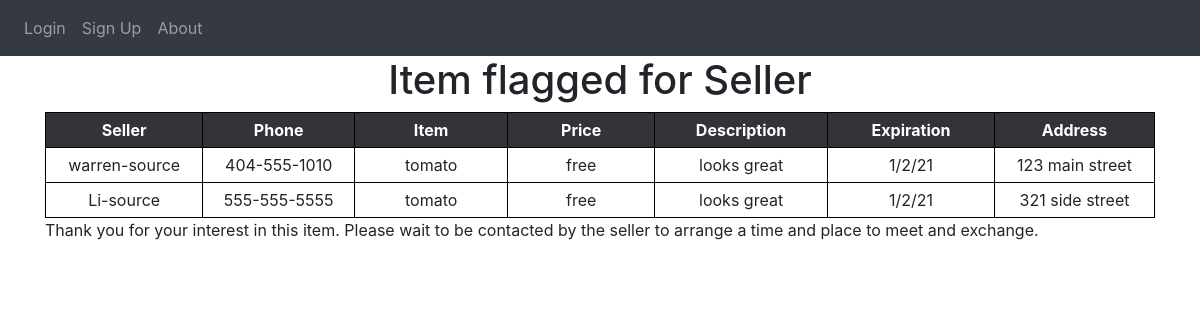
Screenshot of /purchase/1 with the database file from the repository.
### website/models.py (models this page shows)
class Seller(db.Model):
    id = db.Column(db.Integer, primary_key=True)
    food = db.Column(db.String(100))
    price = db.Column(db.String(30))
    description = db.Column(db.String(600))
    expiration = db.Column(db.String(30))
    user_id = db.Column(db.Integer, db.ForeignKey('user.id'))

class User(db.Model, UserMixin):
    id = db.Column(db.Integer, primary_key=True)
    user_name = db.Column(db.String(100), unique=True)
    password = db.Column(db.String(100))
    address = db.Column(db.String(300)) #include town and state after
    zipcode = db.Column(db.String(20))
    phone = db.Column(db.String(20))
    sellers = db.relationship('Seller')  # access user's items for sale

### website/views.py (the view)
@views.route('/purchase/<int:id>')
def purchase(id):
    seller_item = db.session.execute('SELECT S.id, U.id, S.food, S.price, S.description, S.expiration, U.user_name, U.address, U.zipcode, U.phone FROM Seller AS S JOIN User AS U WHERE S.id = :val', {'val': id})
    return render_template("buy.html", user=current_user, seller_item=seller_item)

### website/templates/buy.html (shortened to what this page needs)
{% extends "base.html" %}
{% block content %}
    <div class="summary">
        <h1 style="text-align: center">Item flagged for Seller</h1>
        <table>
            <tr>
                <th>Seller</th>
                <th>Phone</th>
                <th>Item</th>
                <th>Price</th>
                <th>Description</th>
                <th>Expiration</th>
                <th>Address</th>
            </tr>
            {% for item in seller_item %}
            <tr>
                <td>{{ item.user_name }}</td>
                <td>{{ item.phone }}</td>
                <td>{{ item.food }}</td>
                <td>{{ item.price }}</td>
                <td>{{ item.description }}</td>
                <td>{{ item.expiration }}</td>
                <td>{{ item.address }}</td>
            </tr>
            {% endfor %}
        </table>
    </div>
<p>
    Thank you for your interest in this item. Please wait to
    be contacted by the seller to arrange a time and place to meet and exchange.
</p>
{% endblock %}

### website/static/lgin.css (style rules this page uses)
* { margin: 0; padding: 0; }
body { background: #e9eaea; font-family: roboto; user-select: none; }

### website/static/style.css (style rules this page uses)
body { font-family: "Open Sans", sans-serif; overflow-x: hidden; color: #444444; background-color: white; }
h1, h2, h3, h4, h5, h6 { font-family: "Poppins", sans-serif; }

### website/templates/buy.html (style rules this page uses)
table { border-collapse: collapse; }
th { background-color:#333338; Color:white; }
th, td { width:250px; text-align:center; border:1px solid black; padding:5px }

### rows the page displays
Seller: user_name "warren-source", phone "404-555-1010", food "tomato", price "free", description "looks great", expiration "1/2/21", address "123 main street", user_name "Li-source", phone "555-555-5555", address "321 side street"
